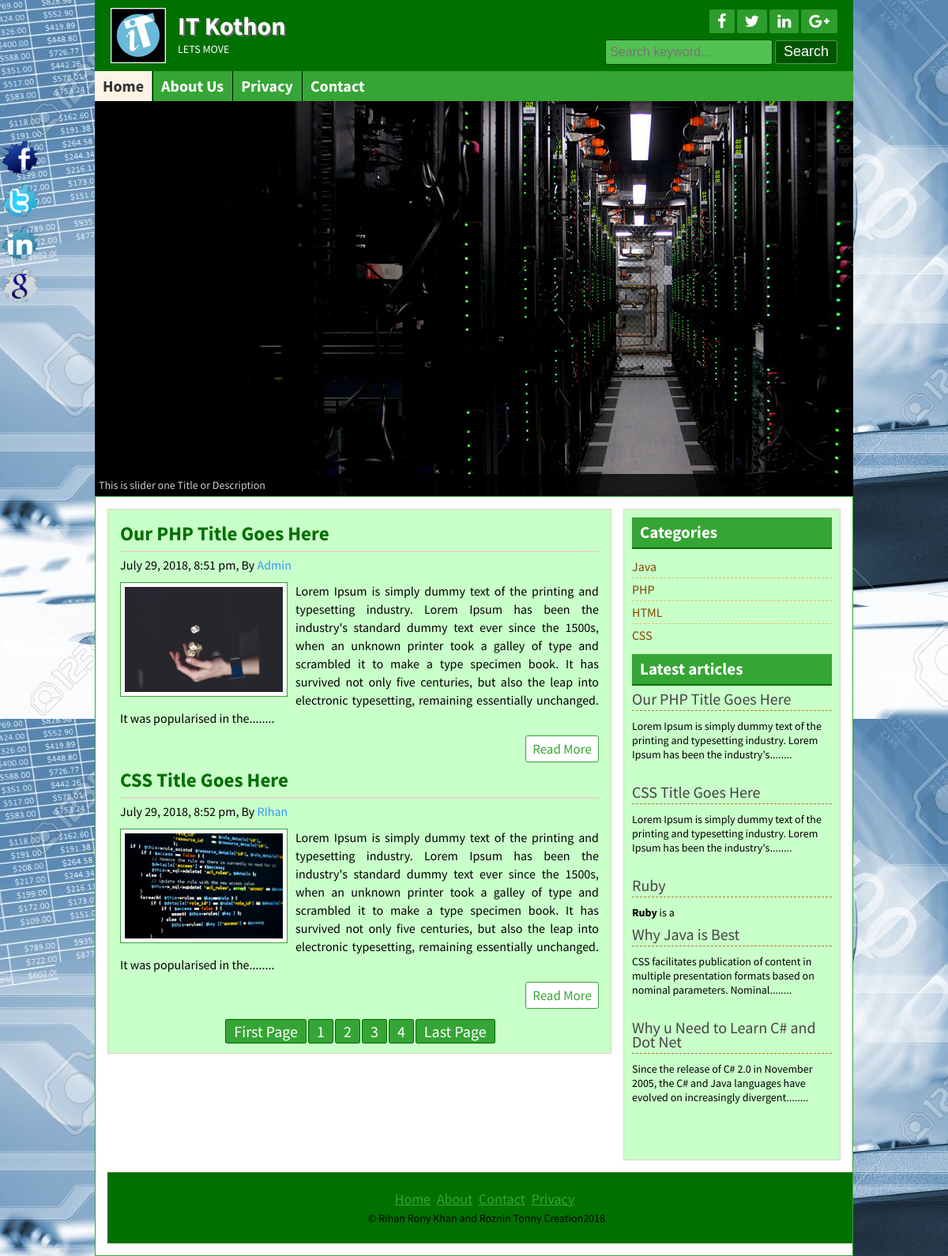
The page / on the database its author committed.
### tables this page shows
CREATE TABLE `title_slogan` (
  `id` int(11) NOT NULL,
  `title` varchar(255) NOT NULL,
  `slogan` varchar(255) NOT NULL,
  `logo` varchar(255) NOT NULL
);

CREATE TABLE `tbl_social` (
  `id` int(11) NOT NULL,
  `fb` varchar(255) NOT NULL,
  `tw` varchar(255) NOT NULL,
  `ln` varchar(255) NOT NULL,
  `gp` varchar(255) NOT NULL
);

CREATE TABLE `tbl_page` (
  `id` int(11) NOT NULL,
  `name` varchar(255) NOT NULL,
  `body` text NOT NULL
);

CREATE TABLE `tbl_post` (
  `id` int(11) NOT NULL,
  `cat` int(11) NOT NULL,
  `title` varchar(255) NOT NULL,
  `body` text NOT NULL,
  `image` varchar(255) NOT NULL,
  `author` varchar(50) NOT NULL,
  `tags` varchar(255) NOT NULL,
  `date` timestamp NOT NULL DEFAULT CURRENT_TIMESTAMP
);

CREATE TABLE `tbl_category` (
  `id` int(11) NOT NULL,
  `name` varchar(50) NOT NULL
);

CREATE TABLE `tbl_footer` (
  `id` int(11) NOT NULL,
  `note` varchar(255) NOT NULL
);

### lib/Database.php (called while the page is built, shortened)
<?php
Class Database{
	public $host   = DB_HOST;
	public $user   = DB_USER;
	public $pass   = DB_PASS;
	public $dbname = DB_NAME;
	public $link;
	private function connectDB(){
	$this->link = new mysqli($this->host, $this->user, $this->pass, $this->dbname);
 }
	public function select($query){
		$result = $this->link->query($query) or die($this->link->error.__LINE__);
		if($result->num_rows > 0){
			return $result;
		} else {
			return false;
		}
	}
}

### helpers/format.php (called while the page is built, shortened)
<?php
	class format{
		public function formatDate($date){
			return date('F j, Y, g:i a',strtotime($date));
		}
		public function textShorten($text, $limit=400){
			$text=$text. " ";
			$text=substr($text,0,$limit);
			$text=substr($text,0,strrpos($text,' '));
			$text=$text."........";
			return $text;
		}
	}
?>

### index.php (the view)
<?php
	include('inc/header.php');
	include('inc/slider.php');
?>
</div>
	<div class="contentsection contemplete clear">
		<div class="maincontent clear">
<?php
$per_page=2;
if(isset($_GET["page"])){
	$page=$_GET["page"];
}
else{
	$page=1;
}
$start_form=($page-1)*$per_page;
?>
			<?php
			$query ="select * from tbl_post limit $start_form,$per_page";
			$post= $db->select($query);
			if($post){
				while ($result=$post->fetch_assoc()) {
			?>
			<div class="samepost clear">
				<h2><a href="post.php?id=<?php echo $result['id'];?>"><?php echo $result['title'];?></a></h2>
				<h4><?php echo $fm->formatDate($result['date']);?>, By <a href="#"><?php echo $result['author'];?></a></h4>
				 <a href="#"><img src="admin/<?php echo $result['image'];?>" alt="post image"/></a>
				 <?php echo $fm->textShorten($result['body']);?>
				<div class="readmore clear">
					<a href="post.php?id=<?php echo $result['id'];?>">Read More</a>
				</div>
			</div>
			<?php } ?>
			<?php
			$query="select * from tbl_post";
			$result=$db->select($query);
			$total_rows=mysqli_num_rows($result);
			$total_pages=ceil($total_rows/$per_page);
			 echo "<span class='pagination'><a href='index.php?page=1'>".'First Page'."</a>";
			 for ($i=1; $i <$total_pages; $i++) {
			 	echo "<a href='index.php?page=".$i."'>".$i."</a>";
			 }
			 echo "<a href='index.php?page=$total_pages'>".'Last Page'."</a></span>"
			 ?>
			<?php } else{header('location:404.php');}?>
		</div>
	<?php
		include('inc/sidebar.php');
		include('inc/footer.php');
	?>

### inc/header.php (shortened to what this page needs)
<?php
	include('lib/Database.php');
	include('helpers/format.php');
?>
<?php
	$db=new Database();
	$fm=new format();
?>
<!DOCTYPE html>
<html>
<head>
	<?php include('scripts/css.php');
	?>
</head>
<body>
	<div class="headersection templete clear">
		<a href="index.php">
			<div class="logo">
				<?php
                    $query="select * from title_slogan where id='1'";
                    $blog_title=$db->select($query);
                    if($blog_title){
                        while ($result=$blog_title->fetch_assoc()) {
				?>
				<img src="admin/<?php echo $result['logo'];?>" alt="Logo"/>
				<h2><?php echo $result['title'];?></h2>
				<p><?php echo $result['slogan'];?></p>
			<?php } } ?>
			</div>
		</a>
		<div class="social clear">
			<div class="icon clear">
				   <?php
                    $query="select * from tbl_social where id='1'";
                    $socialmedia=$db->select($query);
                    if($socialmedia){
                        while ($result=$socialmedia->fetch_assoc()) {
                ?>
				<a href="<?php echo $result['fb'];?>" target="_blank"><i class="fa fa-facebook"></i></a>
				<a href="<?php echo $result['tw'];?>" target="_blank"><i class="fa fa-twitter"></i></a>
				<a href="<?php echo $result['ln'];?>" target="_blank"><i class="fa fa-linkedin"></i></a>
				<a href="<?php echo $result['gp'];?>" target="_blank"><i class="fa fa-google-plus"></i></a>
				<?php } } ?>
			</div>
			<div class="searchbtn clear">
			<form action="search.php" method="get">
				<input type="text" name="search" placeholder="Search keyword..."/>
				<input type="submit" name="submit" value="Search"/>
			</form>
			</div>
		</div>
	</div>
<div class="navsection templete">
	<?php
			$path=$_SERVER['SCRIPT_FILENAME'];
			$currentpage=basename($path, '.php');
	?>
	<ul>
		<li><a
			<?php
				if($currentpage == 'index'){
					echo 'id="active"';
				}?>href="index.php">Home</a></li>
		 						<?php
                                $query="select * from tbl_page";
                                $pages=$db->select($query);
                                if($pages){
                                    while ($result=$pages->fetch_assoc()) {
                                 ?>
                                   <li><a
                                   	<?php
									if(isset($_GET['pageid']) && $_GET['pageid'] == $result['id']){
										echo 'id="active"';
									}
									?>
                                   	href="page.php?pageid=<?php echo $result['id'];?>"><?php echo $result['name'];?></a> </li>
                                 <?php  } } ?>
		<li><a <?php
				if($currentpage == 'contact_us'){
					echo 'id="active"';
				}?>href="contact_us.php">Contact</a></li>
	</ul>
</div>

### scripts/css.php
<link rel="stylesheet" href="font-awesome-4.5.0/css/font-awesome.css">
<link rel="stylesheet" href="css/nivo-slider.css" type="text/css" media="screen" />
<link rel="stylesheet" href="style.css">
 <?php
                   $query="select * from tbl_theme where id='1'";
                   $themes = $db->select($query);
                   while($result = $themes->fetch_assoc()){
                     if($result['theme']=='default'){ ?>
                     <link rel="stylesheet" type="text/css" href="themes/default.css">
                   <?php   }elseif ($result['theme']=='green') {?>
                    <link rel="stylesheet" type="text/css" href="themes/green.css">
                   <?php }elseif ($result['theme']=='red') {?>
                     <link rel="stylesheet" type="text/css" href="themes/red.css">
                <?php  } } ?>

### inc/slider.php (shortened to what this page needs)
<div class="slidersection templete clear">
        <div id="slider">
            <a href="#"><img src="images/slideshow/First.jpg" alt="nature 1" title="This is slider one Title or Description" /></a>
        </div>

### inc/sidebar.php
<div class="sidebar clear">
			<div class="samesidebar clear">
				<h2>Categories</h2>
					<ul>
						<?php
						$query= "select * from tbl_category";
						$category=$db->select($query);
						if($category){
						while ($result=$category->fetch_assoc()) {
						?>
						<li><a href="posts.php?category=<?php echo $result['id']; ?>"><?php echo $result['name']; ?></a></li>
						<?php } } else{?>
						<li>No Category Created</li>
						<?php }?>
					</ul>
			</div>
			<div class="samesidebar clear">
				<h2>Latest articles</h2>
				<?php
				$query= "select * from tbl_post limit 5";
				$post=$db->select($query);
				if($post){
				while ($result=$post->fetch_assoc()) {
				?>
					<div class="popular clear">
						<h3><a href=""post.php?id=<?php echo $result['id'];?>"><?php echo $result['title'];?></a></h3>
						<a href=""post.php?id=<?php echo $result['id'];?><img src="admin/<?php echo $result['image'];?>" alt="post image"/></a>
						 <?php echo $fm->textShorten($result['body'],120);?>
					</div>
			<?php } }else{ header('location:404.php');}?>
			</div>
		</div>

### inc/footer.php (shortened to what this page needs)
</div>
	<div class="footersection templete clear">
	  <div class="footermenu clear">
		<ul>
			<li><a href="#">Home</a></li>
			<li><a href="#">About</a></li>
			<li><a href="#">Contact</a></li>
			<li><a href="#">Privacy</a></li>
		</ul>
	  </div>
	  	<?php
                    $query="select * from tbl_footer where id='1'";
                    $socialmedia=$db->select($query);
                    if($socialmedia){
                        while ($result=$socialmedia->fetch_assoc()) {
                ?>
	  <p>&copy; <?php echo $result['note'];?><?php echo date('Y');?></p>
	  <?php } } ?>
	</div>
	<div class="fixedicon clear">
		<?php
                    $query="select * from tbl_social where id='1'";
                    $socialmedia=$db->select($query);
                    if($socialmedia){
                        while ($result=$socialmedia->fetch_assoc()) {
                ?>
		<a href="<?php echo $result['fb'];?>" target="_blank"><img src="images/fb.png" alt="Facebook"/></a>
		<a href="<?php echo $result['tw'];?>" target="_blank"><img src="images/tw.png" alt="Twitter"/></a>
		<a href="<?php echo $result['ln'];?>" target="_blank"><img src="images/in.png" alt="LinkedIn"/></a>
		<a href="<?php echo $result['gp'];?>" target="_blank"><img src="images/gl.png" alt="GooglePlus"/></a>
		<?php } }?>
	</div>
</body>
</html>

### css/nivo-slider.css (style rules this page uses)
.nivoSlider { position:relative; }
.nivoSlider a.nivo-imageLink { position:absolute; top:0px; left:0px; width:100%; height:100%; border:0; padding:0; margin:0; z-index:60; display:none; }

### themes/green.css (style rules this page uses)
.headersection,.footersection { background: #007000 none repeat scroll 0 0; }
.icon a { background: #2d9d2d none repeat scroll 0 0; ; }
.searchbtn input[type="text"] { background: #52c252 none repeat scroll 0 0; border: 1px solid #034703; }
.searchbtn input[type="submit"] { border: 1px solid #549854; }
input[type="submit"] { background: #005600 none repeat scroll 0 0; border: 1px solid #52c252; }
.navsection { background: none repeat scroll 0 0 #35a535; }
.navsection ul li { border-left: 1px solid #001000; border-right: 1px solid #38a838; }
.samepost h2 a { color: #007000; }
.maincontent, .sidebar { background: #C9FFC9 none repeat scroll 0 0; }
.samepost img { border: 1px solid #35A535; }
.contentsection { border: 1px solid #35A535; }
.samesidebar h2 { background: #35A535 none repeat scroll 0 0; border-bottom: 2px solid #007000; color: #fff; }
.readmore a { border: 1px solid #35a535; color: #35a535; }
.pagination a { background: #35A535; border:1px solid #007000; color: #fff; }
.footermenu ul li a { color: #35A535; }
.samepost h2, .about h2 { color: #007000; }

### rows shown on the page
title_slogan: logo (picture), title "IT Kothon", slogan "LETS MOVE"
tbl_page: name "About Us"
tbl_page: name "Privacy"
tbl_post: title "Our PHP Title Goes Here", date "July 29, 2018, 8:51 pm", author "Admin", image (picture), body "Lorem Ipsum is simply dummy text of the printing and typesetting industry. Lorem Ipsum has been the industry's standard dummy text ever since the 1500s, when an unknown printer took a galley of type and scrambled it to make a type specimen book. It has survived not only five centuries, but also the leap into electronic typesetting, remaining essentially unchanged. It was popularised in the........", body "Lorem Ipsum is simply dummy text of the printing and typesetting industry. Lorem Ipsum has been the industry's........"
tbl_post: title "CSS Title Goes Here", date "July 29, 2018, 8:52 pm", author "RIhan", image (picture), body "Lorem Ipsum is simply dummy text of the printing and typesetting industry. Lorem Ipsum has been the industry's standard dummy text ever since the 1500s, when an unknown printer took a galley of type and scrambled it to make a type specimen book. It has survived not only five centuries, but also the leap into electronic typesetting, remaining essentially unchanged. It was popularised in the........", body "Lorem Ipsum is simply dummy text of the printing and typesetting industry. Lorem Ipsum has been the industry's........"
tbl_category: name "Java"
tbl_category: name "PHP"
tbl_category: name "HTML"
tbl_category: name "CSS"
tbl_post: title "Ruby", body "Ruby is a"
tbl_post: title "Why Java is Best", body "CSS facilitates publication of content in multiple presentation formats based on nominal parameters. Nominal........"
tbl_post: title "Why u Need to Learn C# and Dot Net", body "Since the release of C# 2.0 in November 2005, the C# and Java languages have evolved on increasingly divergent........"
tbl_footer: note "Rihan Rony Khan and Roznin Tonny Creation"
